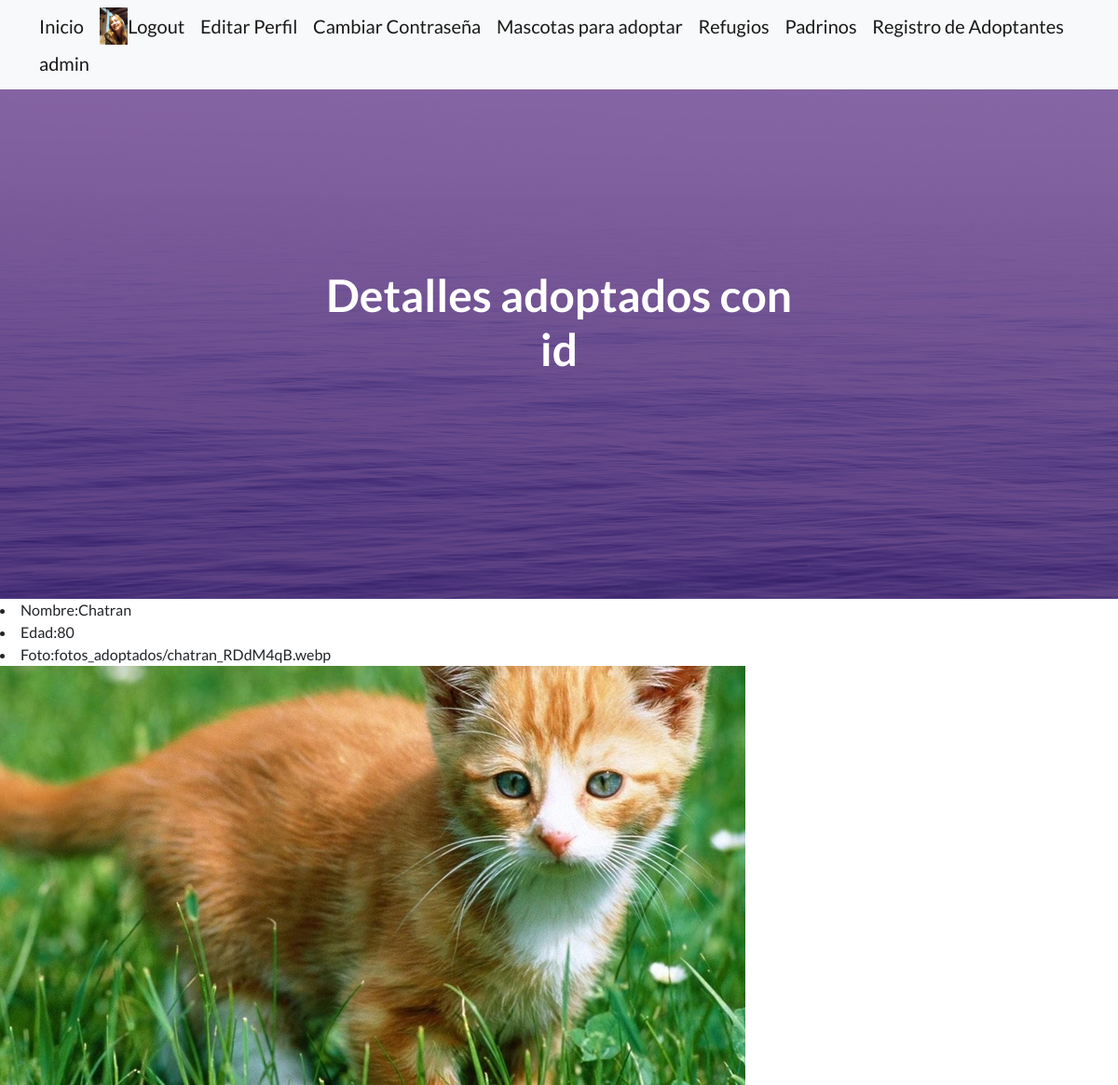
Screenshot of /detalle_adoptado/9 (signed in) with the database file from the repository.
### DogsApp/models.py (models this page shows, shortened)
class Avatar(models.Model):
    user = models.OneToOneField(User,on_delete=models.CASCADE)
    imagen = models.ImageField(upload_to="avatares", null=True, blank=True)

class Adoptado(models.Model):
    animal=models.CharField(max_length=15)
    nombre= models.CharField(max_length=15)
    edad= models.CharField(max_length=2, default=0,blank=True)
    foto=models.ImageField(upload_to="fotos_adoptados", null=True, blank=True)

### DogsApp/views.py (the view)
# urls.py: path("detalle_adoptado/<int:adoptado_id>",detalledoptadoview,name="detalle adoptado"),
def detalledoptadoview(request,adoptado_id):
    adoptado = Adoptado.objects.get(id=adoptado_id)
    return render(request,"temp_app/detalle_adoptado.html", {"adoptado":adoptado})

### DogsApp/templates/temp_app/detalle_adoptado.html (shortened to what this page needs)
{% extends "padre/padre.html" %}
{% block centro %}
Detalles adoptados con id {{adoptados.id}} <Base></Base>
{% endblock centro %}
{% block main %}
<li> Nombre:{{adoptado.nombre}}</li>
<li> Edad:{{adoptado.edad}}</li>
<li> Foto:{{adoptado.foto}}</li>
<img src="{{adoptado.foto.url}}" alt="ejemplo">
{% endblock main %}

### DogsApp/templates/padre/padre.html (shortened to what this page needs)
<!DOCTYPE html>
<html lang="en">
    {% load static  %}
    <head>
        <link href="https://cdn.jsdelivr.net/npm/bootstrap-icons@1.5.0/font/bootstrap-icons.css" rel="stylesheet" type="text/css" />
        <link href={% static "css/styles.css" %} rel="stylesheet" />
    </head>
    <body>
        <nav class="navbar navbar-light bg-light static-top">
            <div class="container">
                <a class="navbar-brand" href="/">Inicio</a>
                {% if request.user.is_authenticated %}
                {% if request.user.avatar.imagen %}
                <img src="{{request.user.avatar.imagen.url}}" alt ="" height="40px">
                {% endif %}
                <a class="navbar-brand" href='/logout/'>Logout</a>
                <a class="navbar-brand" href={% url "editar perfil"%}{{request.user.name}}>Editar Perfil</a>
                <a class="navbar-brand" href='/cambiar_password/'>Cambiar Contraseña</a>
                {% else %}
                <a class="navbar-brand" href='/registro/'>Registrarse</a>
                <a class="navbar-brand" href="{% url 'login' %}">Login</a>
                {% endif %}
                <a class="navbar-brand" href='/mascotas/'>Mascotas para adoptar</a>
                <a class="navbar-brand" href='/refugio/'>Refugios</a>
                <a class="navbar-brand" href='/padrino/'>Padrinos</a>
                <a class="navbar-brand" href='/adoptante/'>Registro de Adoptantes</a>
                <a class="navbar-brand" href="/admin/">admin</a>
            </div>
        </nav>
        <header class="masthead">
            <div class="container position-relative">
                <div class="row justify-content-center">
                    <div class="col-xl-6">
                        <div class="text-center text-white">
                            <h1 class="mb-5">
                                {% block centro %}{% endblock centro %}
                            </h1>
                        </div>
                    </div>
                </div>
            </div>
        </header>
        <main>
            {% block main %}
            {% endblock main %}</h1>
    </body>
</html>

### rows the page displays
Adoptado: nombre "Chatran", edad "80", foto "fotos_adoptados/chatran_RDdM4qB.webp", foto (picture)
